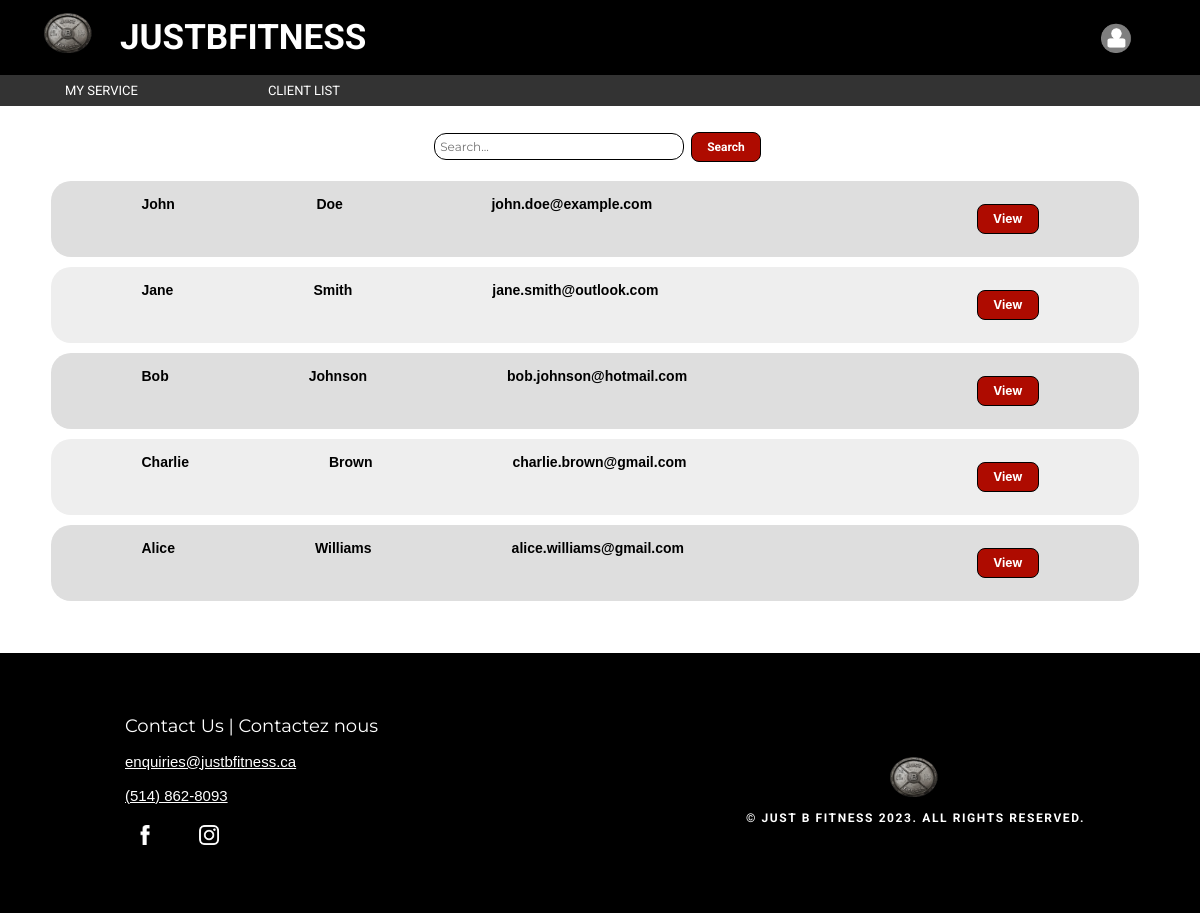
The app's page /Views/Admin/client_list.php with its own data.
### tables this page shows
CREATE TABLE `user` (
  `user_id` int(11) NOT NULL AUTO_INCREMENT,
  `fname` varchar(255) NOT NULL,
  `lname` varchar(255) NOT NULL,
  `email` varchar(255) UNIQUE NOT NULL,
  `password` varchar(255) NOT NULL,
  `phone` varchar(15) DEFAULT NULL,
  `age` int(11) DEFAULT NULL,
  `gender` varchar(10) DEFAULT NULL,
  `weight` decimal(5,2) DEFAULT NULL,
  `weight_unit` varchar(10) DEFAULT NULL,
  `height` decimal(5,2) DEFAULT NULL,
  `height_unit` varchar(10) DEFAULT NULL,
  `additional_note` text DEFAULT NULL,
  `group_id` int(11) DEFAULT NULL,
  PRIMARY KEY (`user_id`)
);

### Models/User.php (called while the page is built, shortened)
<?php
    include_once "mysqldatabase.php";
class User {
    public static function list() {
        global $conn;
        $sql = $sql = 'SELECT
        USER_ID,
        GROUP_ID,
        FNAME,
        LNAME,
        EMAIL,
        PHONE
    FROM
        USER
    WHERE
        GROUP_ID <> 2';
        $stmt = $conn->prepare($sql);
        $stmt->execute();
        $result = $stmt->get_result();
        if (method_exists($result, 'fetch_all')) {
            $data = $result->fetch_all(MYSQLI_ASSOC);
        } else {
            $data = array();
            while ($row = $result->fetch_assoc()) {
                $data[] = $row;
            }
        }
        return $data;
    }
}
?>

### Views/Admin/client_list.php (the view, shortened to what this page needs)
<?php
include "Models/User.php";
$data = User::list();
?>
<!DOCTYPE html>
<html lang="en">
<head>
    <link rel="stylesheet" href="CSS/admin.css">
    <link rel="stylesheet" href="CSS/view.css">
    <link rel="stylesheet" href="https://rsms.me/inter/inter.css">
</head>
<body>
    </head>
    <body>
        <?php include_once "dashboard.php"; ?>
        <div class="center">
            <div class="profile">
                <table>
                    <tr>
                        <td>
                            <input type="search" placeholder="Search...">
                        </td>
                        <td>
                            <button type="submit" class="search-button" name="search">Search</button>
                        </td>
                    </tr>
                </table>
                <?php
                if (isset($data) && is_array($data) && !empty($data)) {
                ?>
                    <div class="container1">
                        <table>
                            <tr>
                                <?php
                                foreach ($data as $iteration => $user) {
                                    $boxClass = $iteration % 2 === 1 ? 'grey-round-box1' : 'grey-round-box2';
                                ?>
                            <tr class="<?php echo $boxClass; ?>">
                                <td><?php echo htmlspecialchars($user['FNAME']); ?></td>
                                <td><?php echo htmlspecialchars($user['LNAME']); ?></td>
                                <td><?php echo htmlspecialchars($user['EMAIL']); ?></td>
                                <td><?php echo htmlspecialchars($user['PHONE']); ?></td>
                                <td>
                                    <form method="post" action="view_client_info.php">
                                        <button type="submit" class="view-button" name="view">View</button>
                                    </form>
                                </td>
                            </tr>
                        <?php
                                }
                        ?>
                        </table>
                    </div>
                <?php
                } else {
                    echo '<div class="null-box"><div class="grey-label">No client records were found.</div></div>';
                }
                ?>
            </div>
        </div>
        <footer>
            <?php include "footer.php"; ?>
        </footer>
    </body>
</html>

### Views/Admin/dashboard.php (shortened to what this page needs)
<!DOCTYPE html>
<html lang="en">
<head>
    <link rel="stylesheet" href="CSS/home.css">
    <link rel="stylesheet" href="CSS/view.css">
</head>
<body>
    <header>
        <div class="header-container">
            <div class="right-box">
                <img class="logo-image" src="assets/logo.png" alt="Logo" />
                <div class="title-container"> JustBFitness</div>
            </div>
            <div class="right-box">
                <table>
                    <tr>
                        <td class="dropdown">
                            <div class="icon-container"><img class="icon-image" src="assets/profile.png" alt="Icon" /></div>
                        </td>
                    </tr>
                </table>
            </div>
        </div>
    </header>
    <nav class="nav-menu">
        <ul>
            <li><a href="index.php">My Service</a></li>
            <li><a href="client_list.php">Client List</a></li>
        </ul>
    </nav>
</body>
</html>

### footer.php (shortened to what this page needs)
<!DOCTYPE html>
<html lang="en">
<head>
</head>
<body>
<footer>
    <div class="left-box">
        <div class="contact-item">
            <div class="contact-label">Contact Us | Contactez nous</div>
            <div class="contact-info">
                <div class="contact-text"><a href="mailto:enquiries@justbfitness.ca">enquiries@justbfitness.ca</a></div>
                <div class="contact-text"><a href="tel:+15148628093">(514) 862-8093</a></div>
            </div>
            <div class="social-icons">
                <a href="https://facebook.com/JustBfitnessOfficial/"><img src="assets/facebook.png" ></a>
                <a href="https://www.instagram.com/JustBfitness.ca/"><img src="assets/instagram.png"></a>
            </div>
        </div>
    </div>
    <div class="right-box">
        <div class="contact-item">
            <img class="logo-image" src="assets/logo.png" alt="Logo">
            <div class="copy-rights-text"> &copy; JUST B FITNESS 2023. ALL RIGHTS RESERVED.</div>
        </div>
    </div>
</footer>
</body>
</html>

### CSS/view.css (style rules this page uses)
html, body { height: 100%; margin: 0; }
body { display: flex; flex-direction: column; }
header, nav, .center, footer { flex-shrink: 0; }
.center { padding: 10px; width: 100%; height: auto; padding: 20px 10px 40px 0px; background: white; display: flex; justify-content: center; text-align: left; flex-grow: 1; }
.profile { width: 100%; height: 100%; display: flex; flex-direction: column; align-items: center; position: relative; text-align: left; margin-right: auto; }
input, input[type="checkbox"], select, option, textarea { font-family: 'Montserrat', sans-serif; font-size: 12px; border-radius: 10px; padding: 5px; margin: 5px; }
.dropdown { position: relative; z-index: 1; }
ul { list-style-type: none; margin: 0; padding: 0; }
.nav-menu { width: 100%; height: auto; background-color: #333; overflow: hidden; color: #FFFFFF; }
.nav-menu li { float: left; }
.nav-menu li a { display: block; font-family: 'Roboto', sans-serif; font-style: normal; font-weight: light; font-size: 13px; display: flex; align-items: center; text-align: center; text-transform: uppercase; color: #FFFFFF; padding: 8px 65px 8px 65px; text-decoration: none; }
form { display: flex; flex-direction: column; margin: 10px; }
input[type="search"] { width: 250px; padding: 5px; font-size: 12px; border: 1px solid #000000; border-radius: 12px; outline: none; }
.view-button { box-sizing: border-box; border: 1px solid #000000; border-radius: 8px; background: #AE0B00; font-family: 'Inter', sans-serif; font-style: normal; font-weight: bold; font-size: 12px; line-height: 1.5; display: flex; align-items: center; text-align: center; color: #FFFFFF; padding: 5px 15px 5px 15px; }
.search-button { box-sizing: border-box; border: 1px solid #000000; border-radius: 8px; background: #AE0B00; font-family: 'Roboto', sans-serif; font-style: normal; font-weight: bold; font-size: 12px; line-height: 1.5; display: flex; align-items: center; text-align: center; color: #FFFFFF; padding: 5px 15px 5px 15px; }
.grey-round-box1 { flex-grow: 1; background-color: #EEEEEE; display: flex; padding: 8px 20px 8px 20px; margin: 10px 0 10px 0; border-radius: 20px; max-width: 100%; color: #000000; font-family: 'Montserrat', sans-serif; font-weight: bolder; font-size: 14px; line-height: 1.5; word-wrap: break-word; text-align: left; }
.grey-round-box1 td,.grey-round-box2 td, .view-button td { padding: 5px 70px 5px 70px; width: 100%; text-align: justify; }
.grey-round-box2 { flex-grow: 1; background-color: #DEDEDE; display: flex; padding: 8px 20px 8px 20px; margin: 10px 0 10px 0; border-radius: 20px; max-width: 100%; color: #000000; font-family: 'Montserrat', sans-serif; font-weight: bolder; font-size: 14px; line-height: 1.5; word-wrap: break-word; text-align: left; }

### records on screen
user: fname "John", lname "Doe", email "john.doe@example.com"
user: fname "Jane", lname "Smith", email "jane.smith@outlook.com"
user: fname "Bob", lname "Johnson", email "bob.johnson@hotmail.com"
user: fname "Charlie", lname "Brown", email "charlie.brown@gmail.com"
user: fname "Alice", lname "Williams", email "alice.williams@gmail.com"
